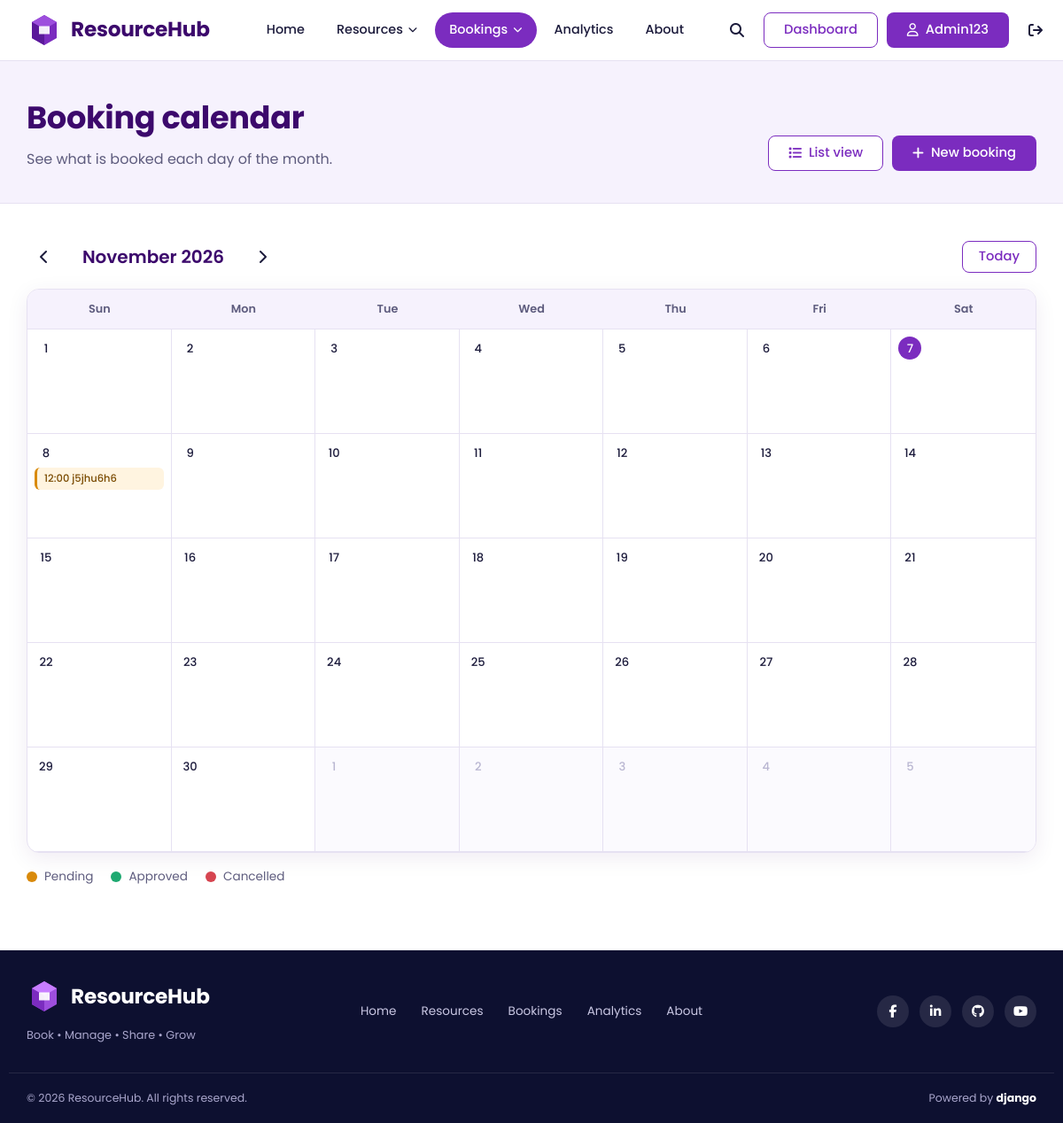
Page /bookings/calendar/ (signed in) on the earlier database version.
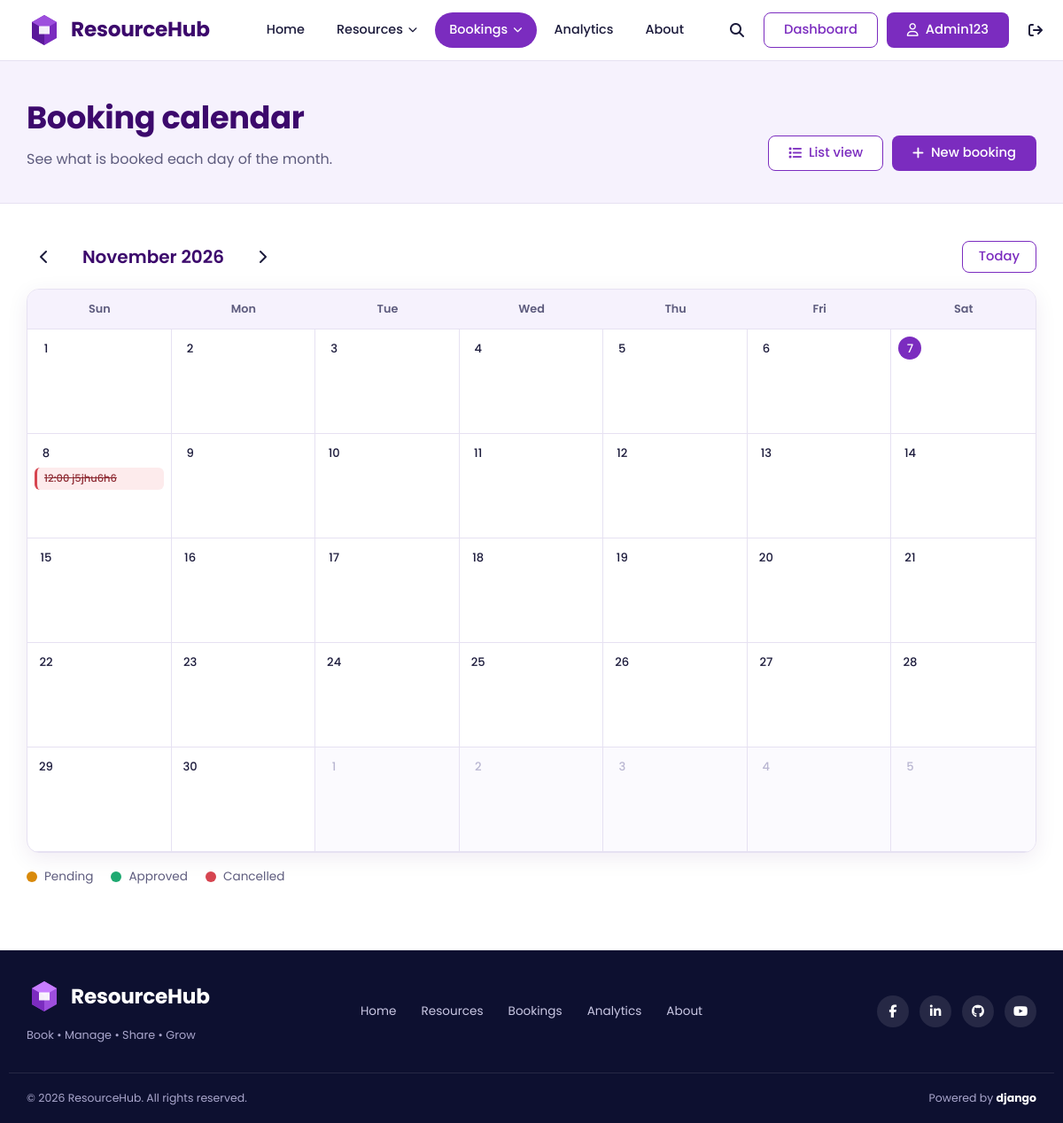
Same page on the later database version.
### bookings/models.py (models this page shows)
class Booking(models.Model):
    user = models.ForeignKey('accounts.User', on_delete=models.CASCADE, related_name='bookings')
    resource = models.ForeignKey('resources.Resource', on_delete=models.CASCADE, related_name='bookings')
    start_time = models.DateTimeField()
    end_time = models.DateTimeField()
    purpose = models.TextField()
    priority_score = models.FloatField(default=0)
    is_recurring = models.BooleanField(default=False)
    recurrence_rule = models.CharField(max_length=100, blank=True)
    status = models.CharField(max_length=50, default='Pending')
    created_at = models.DateTimeField(auto_now_add=True)

### resources/models.py (models this page shows, shortened)
class Resource(models.Model):
    name = models.CharField(max_length=200)
    category = models.ForeignKey(ResourceCategory, on_delete=models.CASCADE)
    department = models.CharField(max_length=100)
    capacity = models.PositiveIntegerField()
    location = models.CharField(max_length=200)
    qr_code = models.CharField(
        max_length=255,
        unique=True,
        default=uuid.uuid4,
        editable=False
    )
    device_code = models.CharField(
        max_length=100,
        unique=True,
        default=generate_device_code,
        editable=False
    )
    open_time = models.TimeField()
    close_time = models.TimeField()
    status = models.CharField(max_length=50)
    description = models.TextField()

### bookings/views.py (the view)
# urls.py: path('calendar/', views.booking_calendar, name='booking_calendar'),
@login_required
def booking_calendar(request):
    today = timezone.localdate()
    try:
        year, month = map(int, request.GET.get('month', '').split('-'))
        first = date(year, month, 1)
    except ValueError:
        first = today.replace(day=1)
        year, month = first.year, first.month
    prev_month = (first - timedelta(days=1)).strftime('%Y-%m')
    next_month = (first + timedelta(days=32)).replace(day=1).strftime('%Y-%m')
    grid = calendar.Calendar(firstweekday=6).monthdatescalendar(year, month)
    bookings = Booking.objects.filter(
        user=request.user,
        start_time__date__range=(grid[0][0], grid[-1][-1]),
    ).select_related('resource').order_by('start_time')
    by_day = {}
    for b in bookings:
        day = timezone.localtime(b.start_time).date()
        by_day.setdefault(day, []).append(b)
    weeks = [
        [
            {
                'date': d,
                'in_month': d.month == month,
                'is_today': d == today,
                'bookings': by_day.get(d, []),
            }
            for d in week
        ]
        for week in grid
    ]
    return render(request, 'bookings/booking_calendar.html', {
        'weeks': weeks,
        'month_label': first.strftime('%B %Y'),
        'prev_month': prev_month,
        'next_month': next_month,
    })

### templates/bookings/booking_calendar.html (shortened to what this page needs)
{% extends 'core/base.html' %}
{% load static %}
{% block extra_css %}<link rel="stylesheet" href="{% static 'css/bookings.css' %}">{% endblock %}
{% block content %}
<section class="page-head">
  <div class="container page-head-inner">
    <div>
      <h1>Booking calendar</h1>
      <p>See what is booked each day of the month.</p>
    </div>
    <div class="head-actions">
      <a class="btn btn-outline" href="{% url 'bookings:booking_list' %}"><i class="fa-solid fa-list" aria-hidden="true"></i> List view</a>
      <a class="btn btn-primary" href="{% url 'resources:resource_list' %}">
    <i class="fa-solid fa-plus" aria-hidden="true"></i>
    New booking
</a>
    </div>
  </div>
</section>
<section class="section">
  <div class="container">
    <div class="cal-head">
      <a class="icon-btn" href="?month={{ prev_month }}" aria-label="Previous month"><i class="fa-solid fa-chevron-left" aria-hidden="true"></i></a>
      <h2>{{ month_label }}</h2>
      <a class="icon-btn" href="?month={{ next_month }}" aria-label="Next month"><i class="fa-solid fa-chevron-right" aria-hidden="true"></i></a>
      <a class="btn btn-outline cal-today" href="{% url 'bookings:booking_calendar' %}">Today</a>
    </div>
    <div class="cal-scroll">
      <div class="calendar" role="grid" aria-label="{{ month_label }}">
        <div class="cal-dow">Sun</div><div class="cal-dow">Mon</div><div class="cal-dow">Tue</div>
        <div class="cal-dow">Wed</div><div class="cal-dow">Thu</div><div class="cal-dow">Fri</div><div class="cal-dow">Sat</div>
        {% for week in weeks %}{% for day in week %}
        <div class="cal-day{% if not day.in_month %} muted{% endif %}{% if day.is_today %} today{% endif %}">
          <span class="cal-num">{{ day.date.day }}</span>
          {% for b in day.bookings|slice:":3" %}
          <a class="cal-event ev-{{ b.status|lower|slugify }}" href="{% url 'bookings:booking_detail' b.id %}" title="{{ b.resource.name }} ({{ b.status }})">
            {{ b.start_time|time:"H:i" }} {{ b.resource.name }}
          </a>
          {% endfor %}
        </div>
        {% endfor %}{% endfor %}
      </div>
    </div>
    <ul class="legend" aria-label="Legend">
      <li><span class="dot ev-pending"></span> Pending</li>
      <li><span class="dot ev-approved"></span> Approved</li>
      <li><span class="dot ev-cancelled"></span> Cancelled</li>
    </ul>
  </div>
</section>
{% endblock %}

Differences in the rows shown:
changed Booking "j5jhu6h6": status "Pending" → "Cancelled" (drawn)
